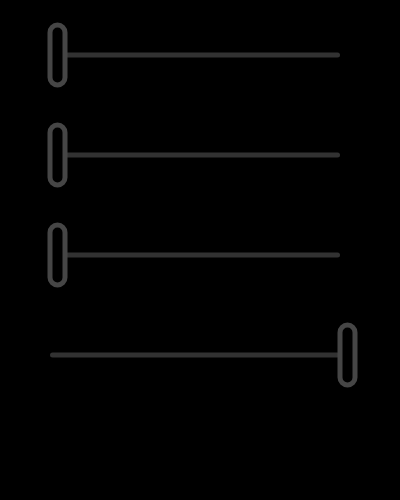
Frame 1 (no input)
Frame 60 (no input): identical to frame 1, image omitted
Frame 120 (the mouse pressed at the canvas centre since frame 60): identical to frame 1, image omitted

The p5.js sketch that drew this single still picture (run headless with seeded random() and noise() and a simulated clock; from frame 60 on, the mouse is pressed at the canvas centre):

// p5.js sketch
// ── sketch.js
// https://editor.p5js.org/hc3786/sketches/2LlrIOYOT
// 

let canvas = {
  r: 220,
  g: 220,
  b: 220,
  w: 400,
  h: 500
};

let SR = {
  xStart: 50,
  xEnd: 340,
  yPos: 25,
  slotWidth: 5,
  sliderWidth: 15,
  sliderHeight: 60,
  type: 0, //rgb type
  offsetX: 0, //default offset is 0
};

let SG = {
  xStart: 50,
  xEnd: 340,
  yPos: 125,
  slotWidth: 5,
  sliderWidth: 15,
  sliderHeight: 60,
  type: 1, //rgb type
  offsetX: 0, //default offset is 0
};

let SB = {
  xStart: 50,
  xEnd: 340,
  yPos: 225,
  slotWidth: 5,
  sliderWidth: 15,
  sliderHeight: 60,
  type: 2, //rgb type
  offsetX: 0, //default offset is 0
};

let SA = {
  xStart: 50,
  xEnd: 340,
  yPos: 325,
  slotWidth: 5,
  sliderWidth: 15,
  sliderHeight: 60,
  type: 3, //rgb type
  offsetX: 290, //default offset is 0
};

function setup() {
  createCanvas(canvas.w, canvas.h);
}

function slider(p) {
  strokeWeight(0);
  stroke(70);

  //slot for slider
  fill(50);
  let slot = rect(
    p.xStart,
    p.yPos + p.sliderHeight / 2 - p.slotWidth / 2,
    p.xEnd - p.xStart,
    p.slotWidth,
    p.slotWidth / 2
  );

  //slider
  //is the slider being dragged?
  //is the mouse on slider, and mouse is pressed?
  strokeWeight(5);
  if (onSlider(p) && mouseIsPressed) {
    //move slider with mouse
    let newX = mouseX - p.xStart - p.sliderWidth / 2;
    p.offsetX = constrain(newX, 0, p.xEnd - p.xStart - p.sliderWidth);
  }

  //fill the slider with a shade mapped to its length
  let c = colorMapper(p);
  fill(c[0], c[1], c[2], c[3]);

  //contour the slider with white border on click
  if (onSlider(p) && mouseIsPressed) {
    strokeWeight(5);
    stroke(255);
  }
  //slider`
  let slider = rect(
    p.xStart + p.offsetX,
    p.yPos,
    p.sliderWidth,
    p.sliderHeight,
    p.sliderWidth / 2
  );
}

function onSlider(p) {
  let output;
  let t = 30;
  //tolerance
  if (
    mouseX > p.offsetX + p.xStart - t &&
    mouseX < p.offsetX + p.xStart + p.sliderWidth + t &&
    mouseY > p.yPos - t &&
    mouseY < p.yPos + p.sliderHeight + t
  ) {
    output = true;
  } else {
    output = false;
  }
  return output;
}

function colorMapper(p) {
  //let type = p.type
  let shade = round((p.offsetX / (p.xEnd - p.xStart)) * 255);
  let output = [0, 0, 0, 255];
  output[p.type] = shade;
  return output;
}

function draw() {
  background(0);
  fill(SR.offsetX*(SA.offsetX/255),
       SG.offsetX*(SA.offsetX/255),
       SB.offsetX*(SA.offsetX/255));
  noStroke();
  rect(0,0,canvas.w,canvas.h)
  slider(SR);
  slider(SG);
  slider(SB);
  slider(SA);
}
